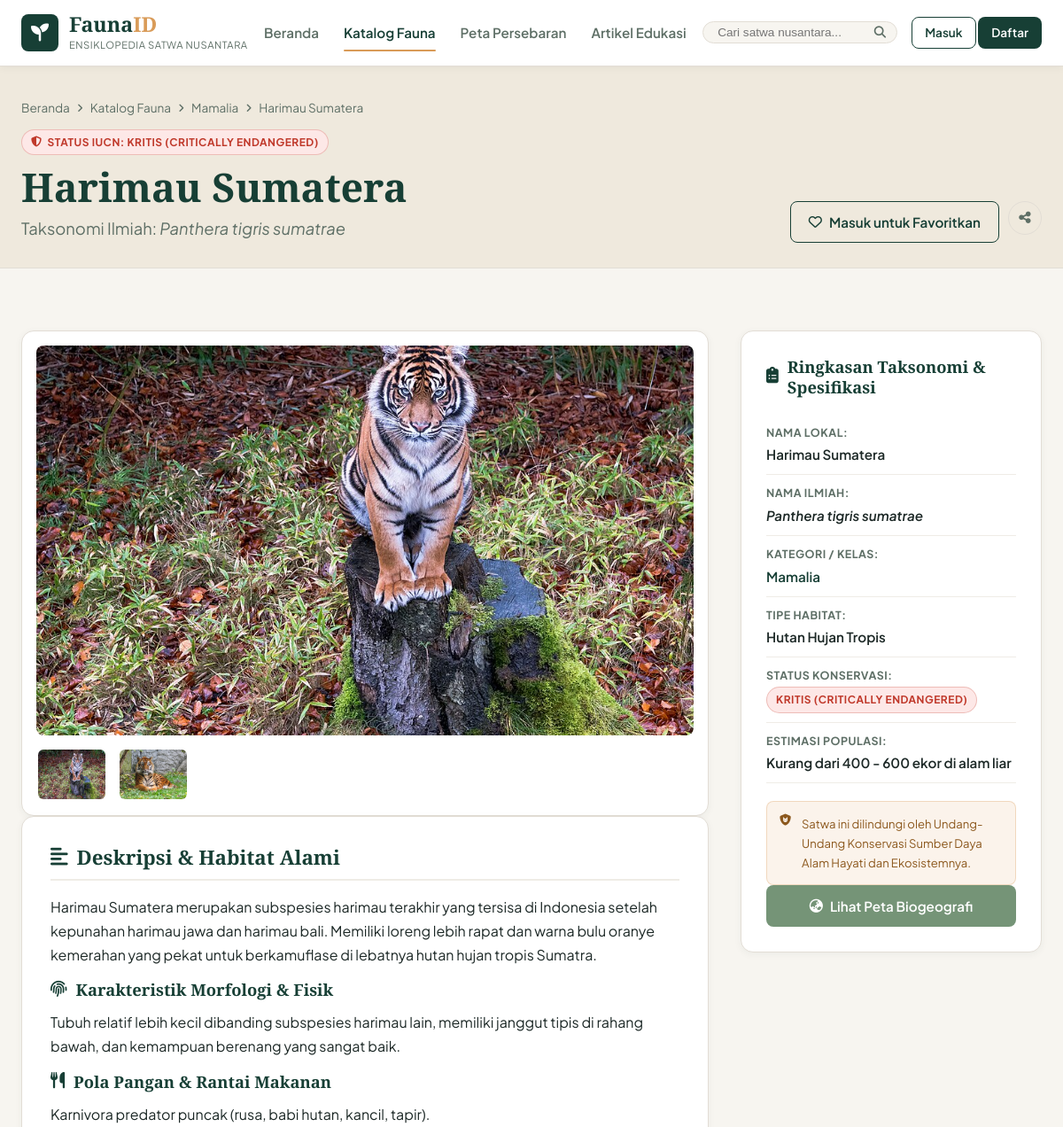
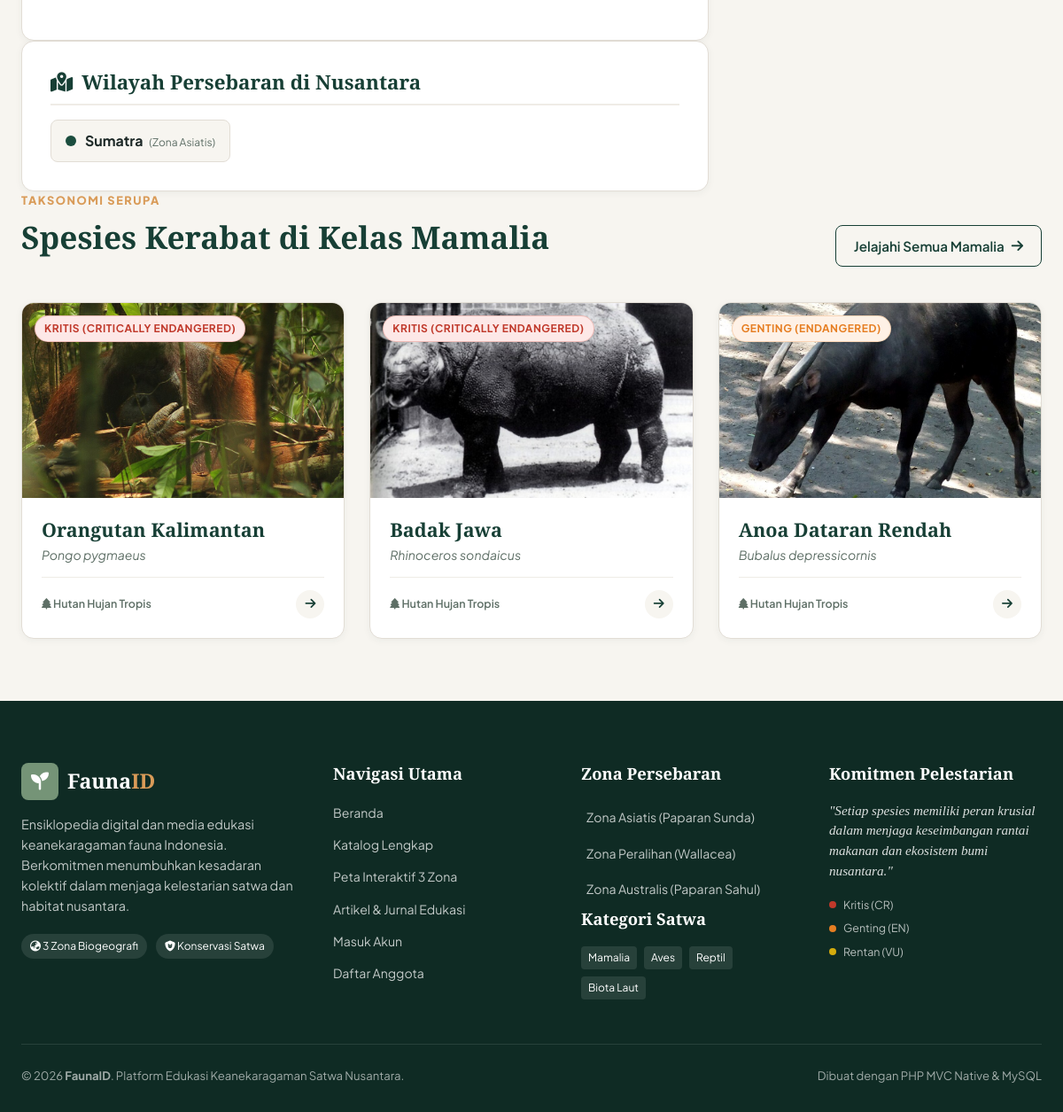
Page /fauna/detail/1 on the committed database (2 pictures, top to bottom).
### tables this page shows
CREATE TABLE `fauna` (
  `id` INT AUTO_INCREMENT PRIMARY KEY,
  `nama_lokal` VARCHAR(150) NOT NULL,
  `nama_ilmiah` VARCHAR(150) NOT NULL,
  `kategori_id` INT NOT NULL,
  `habitat_id` INT NOT NULL,
  `status_konservasi` VARCHAR(100) NOT NULL,
  `deskripsi` LONGTEXT NOT NULL,
  `karakteristik` TEXT NULL,
  `makanan` TEXT NULL,
  `populasi_estimasi` VARCHAR(100) NULL,
  `is_featured` TINYINT(1) DEFAULT 0,
  `created_at` TIMESTAMP DEFAULT CURRENT_TIMESTAMP,
  `updated_at` TIMESTAMP DEFAULT CURRENT_TIMESTAMP ON UPDATE CURRENT_TIMESTAMP,
  CONSTRAINT `fk_fauna_category` FOREIGN KEY (`kategori_id`) REFERENCES `categories` (`id`) ON DELETE CASCADE,
  CONSTRAINT `fk_fauna_habitat` FOREIGN KEY (`habitat_id`) REFERENCES `habitats` (`id`) ON DELETE CASCADE
);

CREATE TABLE `categories` (
  `id` INT AUTO_INCREMENT PRIMARY KEY,
  `nama_kategori` VARCHAR(100) NOT NULL,
  `slug` VARCHAR(100) NOT NULL UNIQUE,
  `deskripsi` TEXT NULL,
  `ikon` VARCHAR(50) NULL,
  `created_at` TIMESTAMP DEFAULT CURRENT_TIMESTAMP
);

CREATE TABLE `fauna_images` (
  `id` INT AUTO_INCREMENT PRIMARY KEY,
  `fauna_id` INT NOT NULL,
  `image_url` VARCHAR(500) NOT NULL,
  `caption` VARCHAR(255) NULL,
  `is_primary` TINYINT(1) DEFAULT 0,
  `created_at` TIMESTAMP DEFAULT CURRENT_TIMESTAMP,
  CONSTRAINT `fk_images_fauna` FOREIGN KEY (`fauna_id`) REFERENCES `fauna` (`id`) ON DELETE CASCADE
);

CREATE TABLE `regions` (
  `id` INT AUTO_INCREMENT PRIMARY KEY,
  `nama_wilayah` VARCHAR(100) NOT NULL,
  `zona` ENUM('Asiatis', 'Peralihan', 'Australis') NOT NULL,
  `deskripsi` TEXT NULL,
  `created_at` TIMESTAMP DEFAULT CURRENT_TIMESTAMP
);

CREATE TABLE `habitats` (
  `id` INT AUTO_INCREMENT PRIMARY KEY,
  `nama_habitat` VARCHAR(100) NOT NULL,
  `deskripsi` TEXT NULL,
  `created_at` TIMESTAMP DEFAULT CURRENT_TIMESTAMP
);

### app/views/catalog/detail.php (the view)
<?php require_once APP_PATH . '/views/layouts/header.php'; ?>
<section class="detail-header-section">
    <div class="container">
        <div class="breadcrumbs">
            <a href="<?= url('') ?>">Beranda</a> <i class="fa-solid fa-angle-right"></i>
            <a href="<?= url('fauna') ?>">Katalog Fauna</a> <i class="fa-solid fa-angle-right"></i>
            <a href="<?= url('fauna?kategori=' . e($fauna['kategori_slug'])) ?>"><?= e($fauna['nama_kategori']) ?></a> <i class="fa-solid fa-angle-right"></i>
            <span><?= e($fauna['nama_lokal']) ?></span>
        </div>
        <div class="detail-title-flex">
            <div>
                <span class="status-badge <?= getStatusBadgeClass($fauna['status_konservasi']) ?>">
                    <i class="fa-solid fa-shield-halved"></i> Status IUCN: <?= e($fauna['status_konservasi']) ?>
                </span>
                <h1 class="detail-main-title"><?= e($fauna['nama_lokal']) ?></h1>
                <p class="detail-scientific-name">
                    Taksonomi Ilmiah: <em><?= e($fauna['nama_ilmiah']) ?></em>
                </p>
            </div>
            <div class="detail-actions">
                <?php if (isLoggedIn()): ?>
                    <button class="btn btn-outline-primary btn-favorite-detail <?= $isFavorite ? 'favorited' : '' ?>" id="btnFavoriteDetail" data-id="<?= $fauna['id'] ?>">
                        <i class="<?= $isFavorite ? 'fa-solid' : 'fa-regular' ?> fa-heart"></i>
                        <span id="favText"><?= $isFavorite ? 'Tersimpan di Favorit' : 'Tambah ke Favorit' ?></span>
                    </button>
                <?php else: ?>
                    <a href="<?= url('auth/login') ?>" class="btn btn-outline-primary">
                        <i class="fa-regular fa-heart"></i> Masuk untuk Favoritkan
                    </a>
                <?php endif; ?>
                <button class="btn btn-icon btn-outline-secondary" onclick="navigator.clipboard.writeText(window.location.href); alert('Tautan berhasil disalin!');" title="Salin Tautan">
                    <i class="fa-solid fa-share-nodes"></i>
                </button>
            </div>
        </div>
    </div>
</section>
<section class="section detail-content-section">
    <div class="container">
        <div class="detail-grid">
            <div class="detail-main-col">
                <div class="detail-gallery-card">
                    <div class="main-image-viewport">
                        <img id="mainGalleryImg" src="<?= uploadUrl($fauna['primary_image']) ?>" alt="<?= e($fauna['nama_lokal']) ?>">
                    </div>
                    <?php if (count($images) > 1): ?>
                        <div class="gallery-thumbs">
                            <?php foreach ($images as $img): ?>
                                <button class="gallery-thumb-btn" onclick="document.getElementById('mainGalleryImg').src='<?= uploadUrl($img['image_url']) ?>'">
                                    <img src="<?= uploadUrl($img['image_url']) ?>" alt="<?= e($img['caption'] ?? $fauna['nama_lokal']) ?>">
                                </button>
                            <?php endforeach; ?>
                        </div>
                    <?php endif; ?>
                </div>
                <div class="editorial-card mt-4">
                    <h2 class="editorial-heading"><i class="fa-solid fa-align-left text-accent"></i> Deskripsi & Habitat Alami</h2>
                    <div class="editorial-body">
                        <p><?= nl2br(e($fauna['deskripsi'])) ?></p>
                    </div>
                    <?php if (!empty($fauna['karakteristik'])): ?>
                        <h3 class="editorial-subheading mt-4"><i class="fa-solid fa-fingerprint text-accent"></i> Karakteristik Morfologi & Fisik</h3>
                        <div class="editorial-body">
                            <p><?= nl2br(e($fauna['karakteristik'])) ?></p>
                        </div>
                    <?php endif; ?>
                    <?php if (!empty($fauna['makanan'])): ?>
                        <h3 class="editorial-subheading mt-4"><i class="fa-solid fa-utensils text-accent"></i> Pola Pangan & Rantai Makanan</h3>
                        <div class="editorial-body">
                            <p><?= nl2br(e($fauna['makanan'])) ?></p>
                        </div>
                    <?php endif; ?>
                </div>
                <div class="editorial-card mt-4">
                    <h2 class="editorial-heading"><i class="fa-solid fa-map-location-dot text-accent"></i> Wilayah Persebaran di Nusantara</h2>
                    <?php if (!empty($regions)): ?>
                        <div class="distribution-regions-list">
                            <?php foreach ($regions as $r): ?>
                                <div class="region-pill-item">
                                    <span class="region-zone-dot zone-dot-<?= strtolower($r['zona']) ?>"></span>
                                    <div>
                                        <strong><?= e($r['nama_wilayah']) ?></strong>
                                        <span class="zone-label">(Zona <?= e($r['zona']) ?>)</span>
                                    </div>
                                </div>
                            <?php endforeach; ?>
                        </div>
                    <?php else: ?>
                        <p class="text-muted">Informasi persebaran spesifik sedang dalam proses inventarisasi lapangan.</p>
                    <?php endif; ?>
                </div>
            </div>
            <aside class="detail-sidebar-col">
                <div class="factsheet-card">
                    <h3 class="factsheet-title"><i class="fa-solid fa-clipboard-list"></i> Ringkasan Taksonomi & Spesifikasi</h3>
                    <ul class="factsheet-list">
                        <li>
                            <span class="fact-label">Nama Lokal:</span>
                            <span class="fact-value"><?= e($fauna['nama_lokal']) ?></span>
                        </li>
                        <li>
                            <span class="fact-label">Nama Ilmiah:</span>
                            <span class="fact-value"><em><?= e($fauna['nama_ilmiah']) ?></em></span>
                        </li>
                        <li>
                            <span class="fact-label">Kategori / Kelas:</span>
                            <span class="fact-value">
                                <a href="<?= url('fauna?kategori=' . e($fauna['kategori_slug'])) ?>"><?= e($fauna['nama_kategori']) ?></a>
                            </span>
                        </li>
                        <li>
                            <span class="fact-label">Tipe Habitat:</span>
                            <span class="fact-value"><?= e($fauna['nama_habitat']) ?></span>
                        </li>
                        <li>
                            <span class="fact-label">Status Konservasi:</span>
                            <span class="fact-value">
                                <span class="status-badge <?= getStatusBadgeClass($fauna['status_konservasi']) ?>">
                                    <?= e($fauna['status_konservasi']) ?>
                                </span>
                            </span>
                        </li>
                        <li>
                            <span class="fact-label">Estimasi Populasi:</span>
                            <span class="fact-value"><?= e($fauna['populasi_estimasi'] ?: 'Data dalam pemantauan') ?></span>
                        </li>
                    </ul>
                    <div class="factsheet-alert">
                        <i class="fa-solid fa-shield-cat"></i>
                        <p>Satwa ini dilindungi oleh Undang-Undang Konservasi Sumber Daya Alam Hayati dan Ekosistemnya.</p>
                    </div>
                    <a href="<?= url('map') ?>" class="btn btn-secondary btn-block mt-3">
                        <i class="fa-solid fa-earth-asia"></i> Lihat Peta Biogeografi
                    </a>
                </div>
            </aside>
        </div>
        <?php if (!empty($related)): ?>
            <div class="related-section mt-5">
                <div class="section-header-flex">
                    <div>
                        <span class="section-subtitle">TAKSONOMI SERUPA</span>
                        <h2 class="section-title">Spesies Kerabat di Kelas <?= e($fauna['nama_kategori']) ?></h2>
                    </div>
                    <a href="<?= url('fauna?kategori=' . e($fauna['kategori_slug'])) ?>" class="btn btn-outline-primary">
                        Jelajahi Semua <?= e($fauna['nama_kategori']) ?> <i class="fa-solid fa-arrow-right"></i>
                    </a>
                </div>
                <div class="fauna-grid">
                    <?php foreach ($related as $rel): ?>
                        <div class="fauna-card">
                            <div class="fauna-img-wrap">
                                <img src="<?= uploadUrl($rel['primary_image']) ?>" alt="<?= e($rel['nama_lokal']) ?>" loading="lazy">
                                <span class="status-badge <?= getStatusBadgeClass($rel['status_konservasi']) ?>">
                                    <?= e($rel['status_konservasi']) ?>
                                </span>
                            </div>
                            <div class="fauna-body">
                                <h3 class="fauna-title">
                                    <a href="<?= url('fauna/detail/' . $rel['id']) ?>"><?= e($rel['nama_lokal']) ?></a>
                                </h3>
                                <p class="fauna-scientific"><em><?= e($rel['nama_ilmiah']) ?></em></p>
                                <div class="fauna-footer">
                                    <span class="meta-tag"><i class="fa-solid fa-tree"></i> <?= e($rel['nama_habitat']) ?></span>
                                    <a href="<?= url('fauna/detail/' . $rel['id']) ?>" class="card-arrow" aria-label="Detail <?= e($rel['nama_lokal']) ?>">
                                        <i class="fa-solid fa-arrow-right"></i>
                                    </a>
                                </div>
                            </div>
                        </div>
                    <?php endforeach; ?>
                </div>
            </div>
        <?php endif; ?>
    </div>
</section>
<?php require_once APP_PATH . '/views/layouts/footer.php'; ?>

### rows in the picture
fauna: kategori.nama_kategori "Mamalia", nama_lokal "Harimau Sumatera", status_konservasi "KRITIS (CRITICALLY ENDANGERED)", nama_ilmiah "Panthera tigris sumatrae", deskripsi "Harimau Sumatera merupakan subspesies harimau terakhir yang tersisa di Indonesia setelah kepunahan harimau jawa dan harimau bali. Memiliki loreng lebih rapat dan warna bulu oranye kemerahan yang pekat untuk berkamuflase di lebatnya hutan hujan tropis Sumatra.", karakteristik "Tubuh relatif lebih kecil dibanding subspesies harimau lain, memiliki janggut tipis di rahang bawah, dan kemampuan berenang yang sangat baik.", makanan "Karnivora predator puncak (rusa, babi hutan, kancil, tapir).", habitat.nama_habitat "Hutan Hujan Tropis", populasi_estimasi "Kurang dari 400 - 600 ekor di alam liar"
fauna_images: image_url (picture)
fauna_images: image_url (picture)
regions: nama_wilayah "Sumatra", zona "Asiatis"
fauna: shows a picture, status_konservasi "KRITIS (CRITICALLY ENDANGERED)", nama_lokal "Orangutan Kalimantan", nama_ilmiah "Pongo pygmaeus", habitat.nama_habitat "Hutan Hujan Tropis"
fauna: shows a picture, status_konservasi "KRITIS (CRITICALLY ENDANGERED)", nama_lokal "Badak Jawa", nama_ilmiah "Rhinoceros sondaicus", habitat.nama_habitat "Hutan Hujan Tropis"
fauna: shows a picture, status_konservasi "GENTING (ENDANGERED)", nama_lokal "Anoa Dataran Rendah", nama_ilmiah "Bubalus depressicornis", habitat.nama_habitat "Hutan Hujan Tropis"
